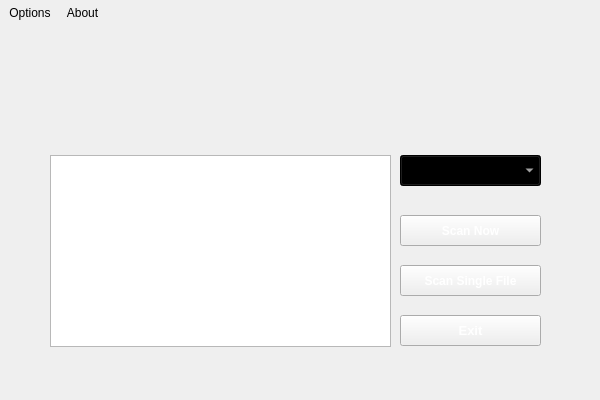
<?xml version="1.0" encoding="UTF-8"?>
<ui version="4.0">
 <class>MainWindow</class>
 <widget class="QMainWindow" name="MainWindow">
  <property name="geometry">
   <rect>
    <x>0</x>
    <y>0</y>
    <width>600</width>
    <height>400</height>
   </rect>
  </property>
  <property name="font">
   <font>
    <kerning>true</kerning>
   </font>
  </property>
  <property name="windowTitle">
   <string>Genome Antivirus</string>
  </property>
  <property name="styleSheet">
   <string notr="true">background-image: url(:/images/background.png);
border-color: rgb(0, 0, 0);
</string>
  </property>
  <property name="unifiedTitleAndToolBarOnMac">
   <bool>false</bool>
  </property>
  <widget class="QWidget" name="centralWidget">
   <widget class="QPushButton" name="pushButton">
    <property name="geometry">
     <rect>
      <x>400</x>
      <y>190</y>
      <width>141</width>
      <height>31</height>
     </rect>
    </property>
    <property name="font">
     <font>
      <weight>75</weight>
      <bold>true</bold>
     </font>
    </property>
    <property name="styleSheet">
     <string notr="true">color: rgb(255, 255, 255);</string>
    </property>
    <property name="text">
     <string>Scan Now</string>
    </property>
   </widget>
   <widget class="QPushButton" name="pushButton_2">
    <property name="geometry">
     <rect>
      <x>400</x>
      <y>290</y>
      <width>141</width>
      <height>31</height>
     </rect>
    </property>
    <property name="font">
     <font>
      <pointsize>10</pointsize>
      <weight>75</weight>
      <bold>true</bold>
     </font>
    </property>
    <property name="styleSheet">
     <string notr="true">color: rgb(255, 255, 255);</string>
    </property>
    <property name="text">
     <string>Exit</string>
    </property>
   </widget>
   <widget class="QLabel" name="label">
    <property name="geometry">
     <rect>
      <x>110</x>
      <y>20</y>
      <width>471</width>
      <height>41</height>
     </rect>
    </property>
    <property name="styleSheet">
     <string notr="true">background-image: url(:/images/logo.png);</string>
    </property>
    <property name="text">
     <string/>
    </property>
   </widget>
   <widget class="QLabel" name="label_2">
    <property name="geometry">
     <rect>
      <x>20</x>
      <y>10</y>
      <width>91</width>
      <height>51</height>
     </rect>
    </property>
    <property name="styleSheet">
     <string notr="true">background-image: url(:/images/dna.png);</string>
    </property>
    <property name="text">
     <string/>
    </property>
   </widget>
   <widget class="QComboBox" name="comboBox">
    <property name="geometry">
     <rect>
      <x>400</x>
      <y>130</y>
      <width>141</width>
      <height>31</height>
     </rect>
    </property>
    <property name="styleSheet">
     <string notr="true">background-color: rgb(0, 0, 0);
color: rgb(255, 255, 255);
</string>
    </property>
   </widget>
   <widget class="QListWidget" name="listWidget">
    <property name="geometry">
     <rect>
      <x>50</x>
      <y>130</y>
      <width>341</width>
      <height>192</height>
     </rect>
    </property>
    <property name="styleSheet">
     <string notr="true">color: rgb(255, 255, 255);</string>
    </property>
   </widget>
   <widget class="QPushButton" name="pushButton_3">
    <property name="geometry">
     <rect>
      <x>400</x>
      <y>240</y>
      <width>141</width>
      <height>31</height>
     </rect>
    </property>
    <property name="font">
     <font>
      <weight>75</weight>
      <bold>true</bold>
     </font>
    </property>
    <property name="styleSheet">
     <string notr="true">color: rgb(255, 255, 255);</string>
    </property>
    <property name="text">
     <string>Scan Single File</string>
    </property>
   </widget>
  </widget>
  <widget class="QStatusBar" name="statusBar"/>
  <widget class="QToolBar" name="toolBar">
   <property name="windowTitle">
    <string>toolBar</string>
   </property>
   <property name="movable">
    <bool>false</bool>
   </property>
   <attribute name="toolBarArea">
    <enum>TopToolBarArea</enum>
   </attribute>
   <attribute name="toolBarBreak">
    <bool>false</bool>
   </attribute>
   <addaction name="actionOptions"/>
   <addaction name="actionAbout"/>
  </widget>
  <action name="actionOptions">
   <property name="icon">
    <iconset resource="genome.qrc">
     <normaloff>:/images/options.png</normaloff>:/images/options.png</iconset>
   </property>
   <property name="text">
    <string>Options</string>
   </property>
   <property name="toolTip">
    <string>Options</string>
   </property>
  </action>
  <action name="actionAbout">
   <property name="icon">
    <iconset resource="genome.qrc">
     <normaloff>:/images/about.png</normaloff>:/images/about.png</iconset>
   </property>
   <property name="text">
    <string>About</string>
   </property>
   <property name="toolTip">
    <string>About</string>
   </property>
  </action>
 </widget>
 <layoutdefault spacing="6" margin="11"/>
 <resources>
  <include location="genome.qrc"/>
 </resources>
 <connections/>
</ui>
